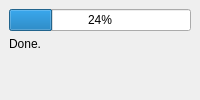
  <widget class="QDockWidget" name="dockWidget_2">
   <property name="sizePolicy">
    <sizepolicy hsizetype="Maximum" vsizetype="Preferred">
     <horstretch>0</horstretch>
     <verstretch>0</verstretch>
    </sizepolicy>
   </property>
   <property name="minimumSize">
    <size>
     <width>160</width>
     <height>93</height>
    </size>
   </property>
   <property name="features">
    <set>QDockWidget::DockWidgetFloatable|QDockWidget::DockWidgetMovable</set>
   </property>
   <property name="windowTitle">
    <string>Status</string>
   </property>
   <attribute name="dockWidgetArea">
    <number>1</number>
   </attribute>
   <widget class="QWidget" name="dockWidgetContents_2">
    <property name="autoFillBackground">
     <bool>true</bool>
    </property>
    <layout class="QGridLayout" name="gridLayout_13">
     <item row="0" column="0">
      <layout class="QGridLayout" name="gridLayout_4" rowstretch="30,10,0">
       <item row="0" column="0">
        <widget class="QProgressBar" name="progressBar">
         <property name="value">
          <number>24</number>
         </property>
        </widget>
       </item>
       <item row="1" column="0" rowspan="2">
        <widget class="QLabel" name="progressBar_label">
         <property name="sizePolicy">
          <sizepolicy hsizetype="Expanding" vsizetype="Preferred">
           <horstretch>0</horstretch>
           <verstretch>0</verstretch>
          </sizepolicy>
         </property>
         <property name="font">
          <font>
           <italic>false</italic>
          </font>
         </property>
         <property name="text">
          <string>Done.</string>
         </property>
         <property name="alignment">
          <set>Qt::AlignLeading|Qt::AlignLeft|Qt::AlignTop</set>
         </property>
        </widget>
       </item>
      </layout>
     </item>
    </layout>
   </widget>
  </widget>
